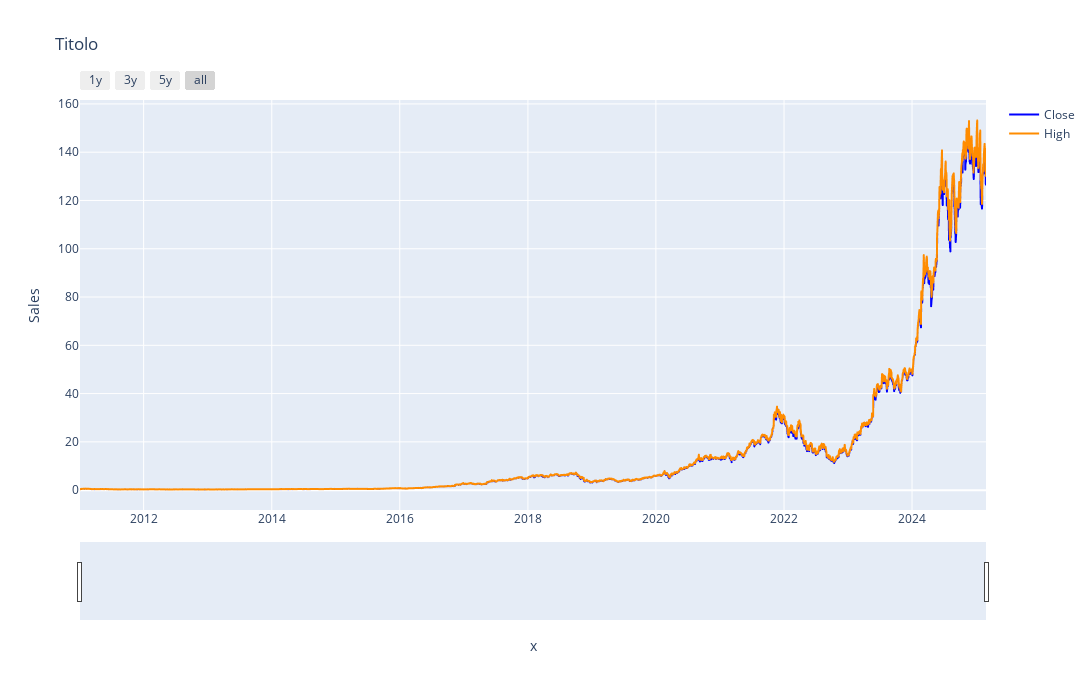

Notebook cell for this chart:
### Markdown cell above
The code uses Yahoo Finance to download stock prices for NVIDIA, covering the specified date range. The downloaded data is in Pandas format, which is then converted into a Polars DataFrame for efficient processing. After resetting the index to ensure the date is a regular column, a new column "symbol" is added with the value "NVDA" for easy identification of the stock in later analyses. This setup is particularly useful for managing and analyzing large datasets efficiently.

### Code cell
import plotly.express as px

fig = px.line(df,
              x=df['Date'],  # assuming your date
              y=["Close", "High"],
              title="Titolo",
              width=1500,
              height=700,
              labels={"value": "Sales", "index": "Date"},  # rename axes
              color_discrete_sequence=['#0000FF', '#ff8c00']  # set line colors
             )

# Update layout with rangeslider and range selector
fig.update_xaxes(
    rangeslider_visible=True,
    rangeselector=dict(
        buttons=list([
            dict(count=1, label="1y", step="year", stepmode="backward"),
            dict(count=2, label="3y", step="year", stepmode="backward"),
            dict(count=3, label="5y", step="year", stepmode="backward"),
            dict(step="all")
        ])
    )
)

# Additional layout customization
fig.update_layout(
    showlegend=True,
    legend_title_text=''
)

fig.show()

### Figure 1 — Plotly figure (JSON) as saved in the notebook; plotly's stock layout.template omitted (floating-point values rounded to 4 significant figures; data arrays with more than 128 entries replaced by an {"elided": "..."} marker saying what was removed)
{"data": [{"hovertemplate": "variable=Close<br>x=%{x}<br>Sales=%{y}<extra></extra>", "legendgroup": "Close", "line": {"color": "#0000FF", "dash": "solid"}, "marker": {"symbol": "circle"}, "mode": "lines", "name": "Close", "showlegend": true, "type": "scattergl", "x": {"elided": "3559 str values"}, "xaxis": "x", "y": {"elided": "3559 float values"}, "yaxis": "y"}, {"hovertemplate": "variable=High<br>x=%{x}<br>Sales=%{y}<extra></extra>", "legendgroup": "High", "line": {"color": "#ff8c00", "dash": "solid"}, "marker": {"symbol": "circle"}, "mode": "lines", "name": "High", "showlegend": true, "type": "scattergl", "x": {"elided": "3559 str values"}, "xaxis": "x", "y": {"elided": "3559 float values"}, "yaxis": "y"}], "layout": {"height": 700, "legend": {"title": {"text": ""}, "tracegroupgap": 0}, "showlegend": true, "title": {"text": "Titolo"}, "width": 1500, "xaxis": {"anchor": "y", "domain": [0, 1], "rangeselector": {"buttons": [{"count": 1, "label": "1y", "step": "year", "stepmode": "backward"}, {"count": 2, "label": "3y", "step": "year", "stepmode": "backward"}, {"count": 3, "label": "5y", "step": "year", "stepmode": "backward"}, {"step": "all"}]}, "rangeslider": {"visible": true}, "title": {"text": "x"}}, "yaxis": {"anchor": "x", "domain": [0, 1], "title": {"text": "Sales"}}}}
